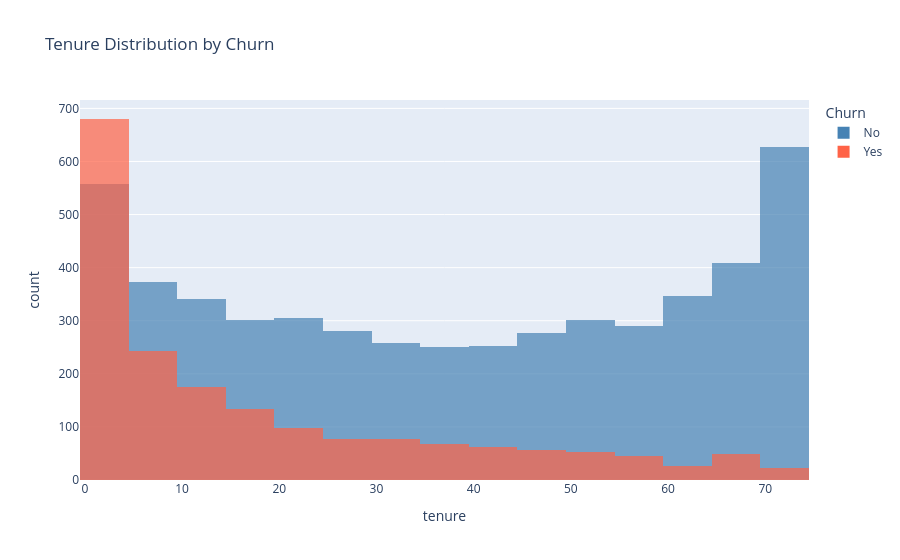

This figure's notebook cell:
### Code cell
fig = px.histogram(df,
                   x='tenure',
                   color='Churn',
                   nbins=30,
                   title='Tenure Distribution by Churn',
                   barmode='overlay',   # overlap like seaborn
                   opacity=0.7,
                   color_discrete_map={'Yes':'tomato','No':'steelblue'})

fig.show()

### Figure 1 — Plotly figure (JSON) as saved in the notebook; plotly's stock layout.template omitted (floating-point values rounded to 4 significant figures; data arrays with more than 128 entries replaced by an {"elided": "..."} marker saying what was removed)
{"data": [{"bingroup": "x", "hovertemplate": "Churn=No<br>tenure=%{x}<br>count=%{y}<extra></extra>", "legendgroup": "No", "marker": {"color": "steelblue", "opacity": 0.7, "pattern": {"shape": ""}}, "name": "No", "nbinsx": 30, "orientation": "v", "showlegend": true, "type": "histogram", "x": {"elided": "5174 int values"}, "xaxis": "x", "yaxis": "y"}, {"bingroup": "x", "hovertemplate": "Churn=Yes<br>tenure=%{x}<br>count=%{y}<extra></extra>", "legendgroup": "Yes", "marker": {"color": "tomato", "opacity": 0.7, "pattern": {"shape": ""}}, "name": "Yes", "nbinsx": 30, "orientation": "v", "showlegend": true, "type": "histogram", "x": {"elided": "1869 int values"}, "xaxis": "x", "yaxis": "y"}], "layout": {"barmode": "overlay", "legend": {"title": {"text": "Churn"}, "tracegroupgap": 0}, "title": {"text": "Tenure Distribution by Churn"}, "xaxis": {"anchor": "y", "domain": [0, 1], "title": {"text": "tenure"}}, "yaxis": {"anchor": "x", "domain": [0, 1], "title": {"text": "count"}}}}
